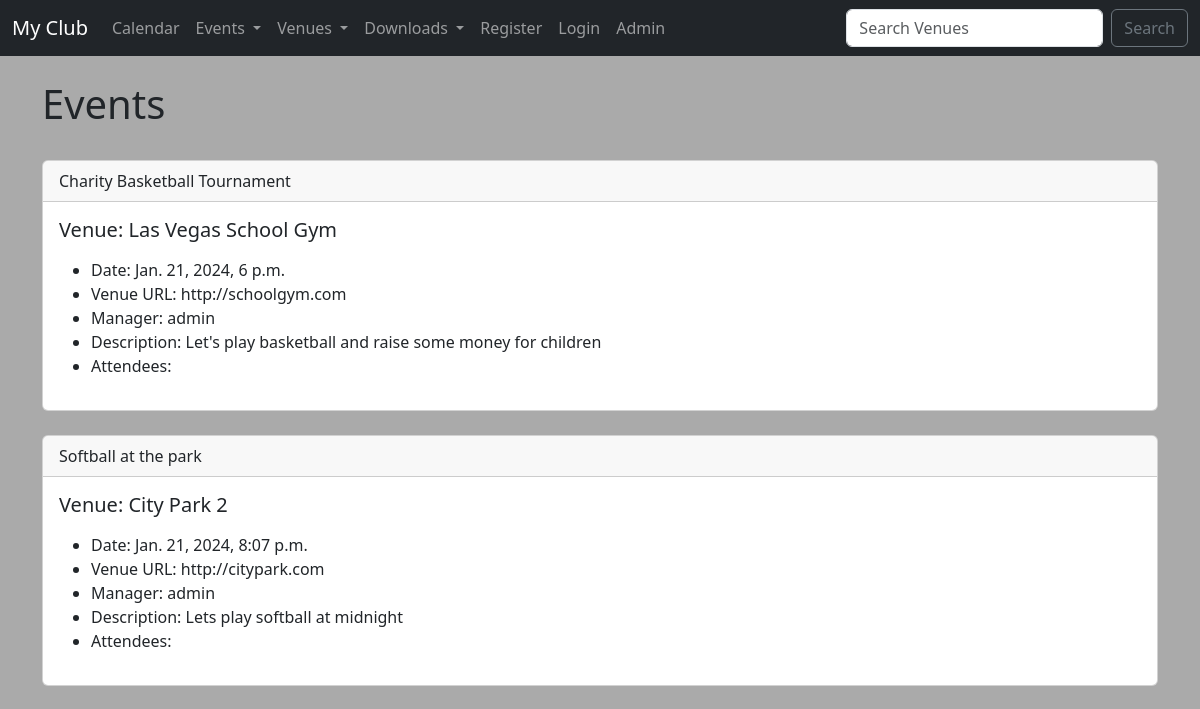
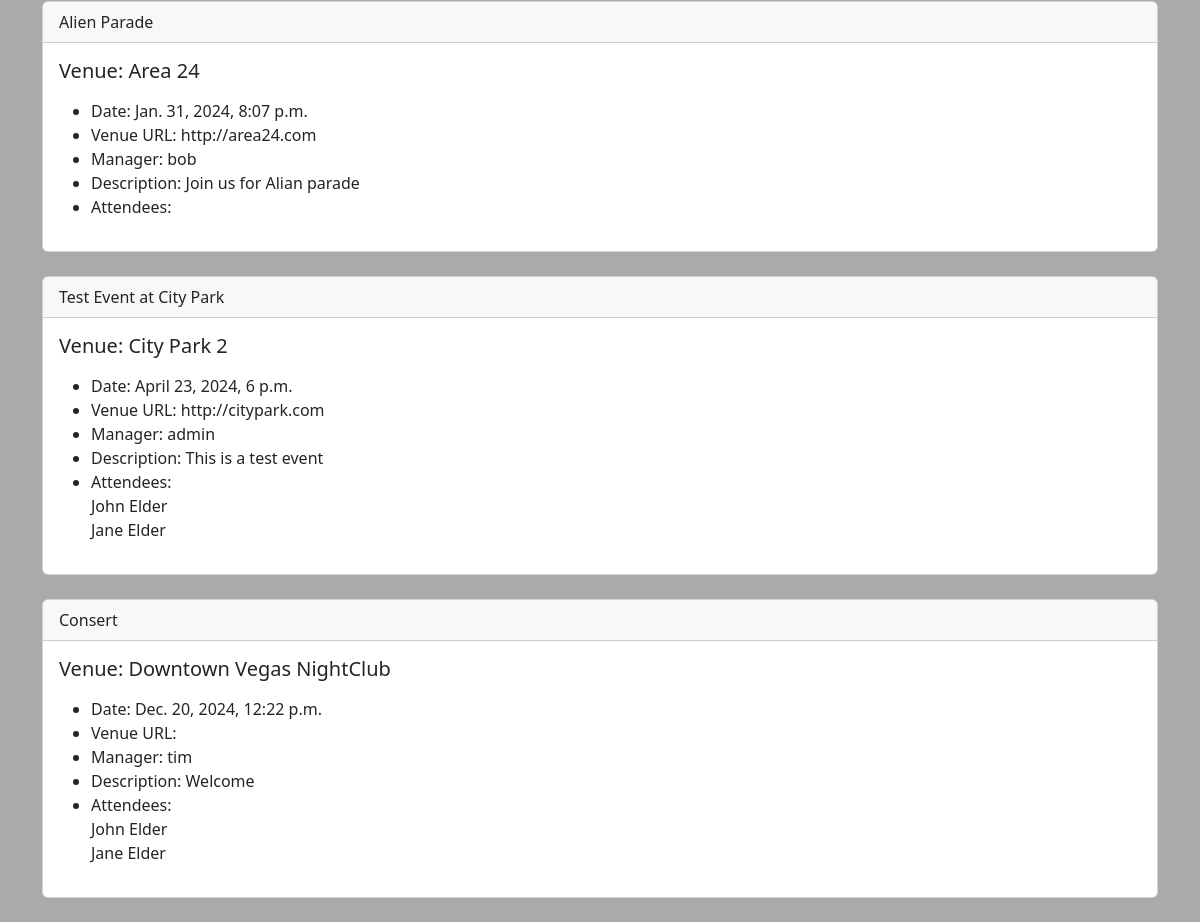
/events/, run on an earlier commit of the app's database (2 pictures, top to bottom).
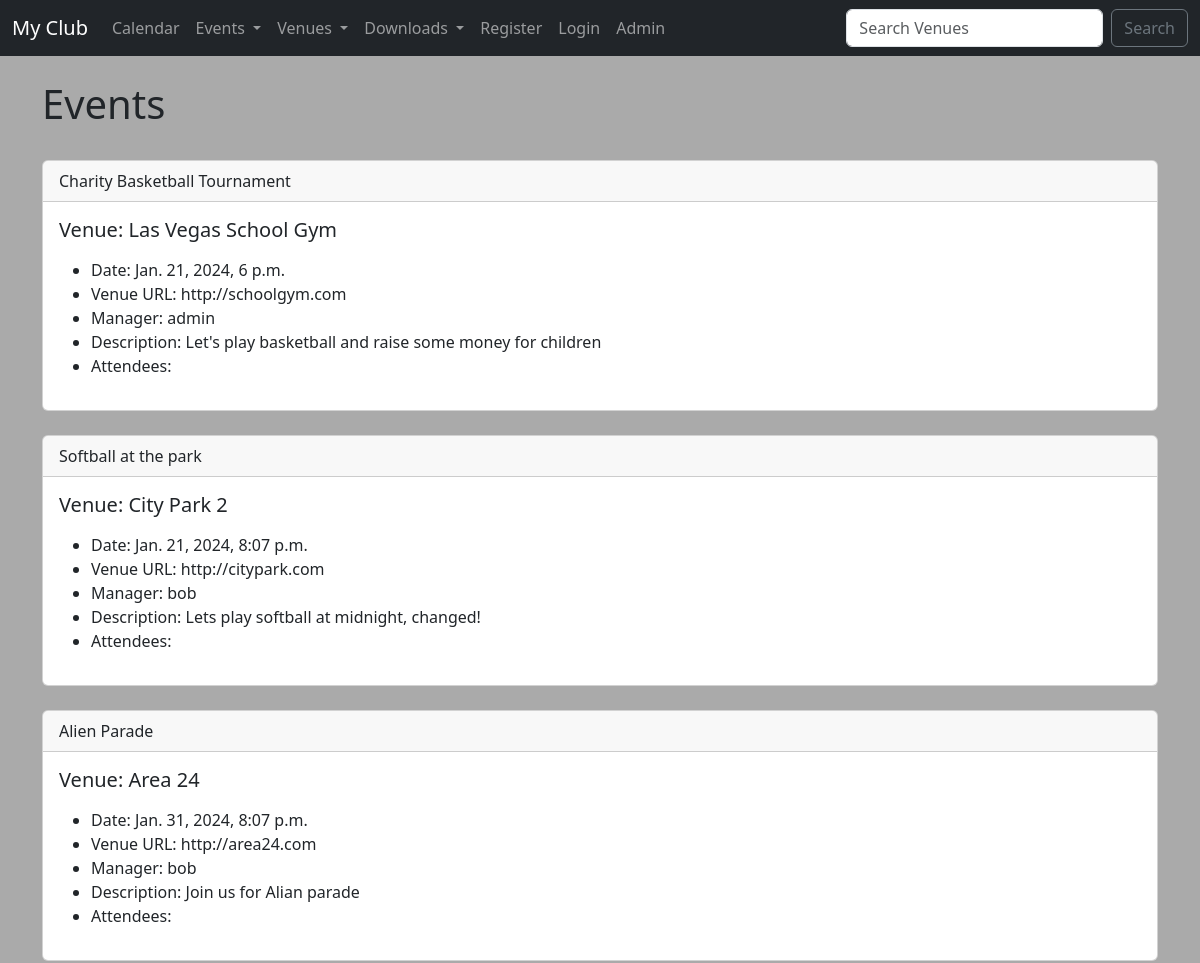
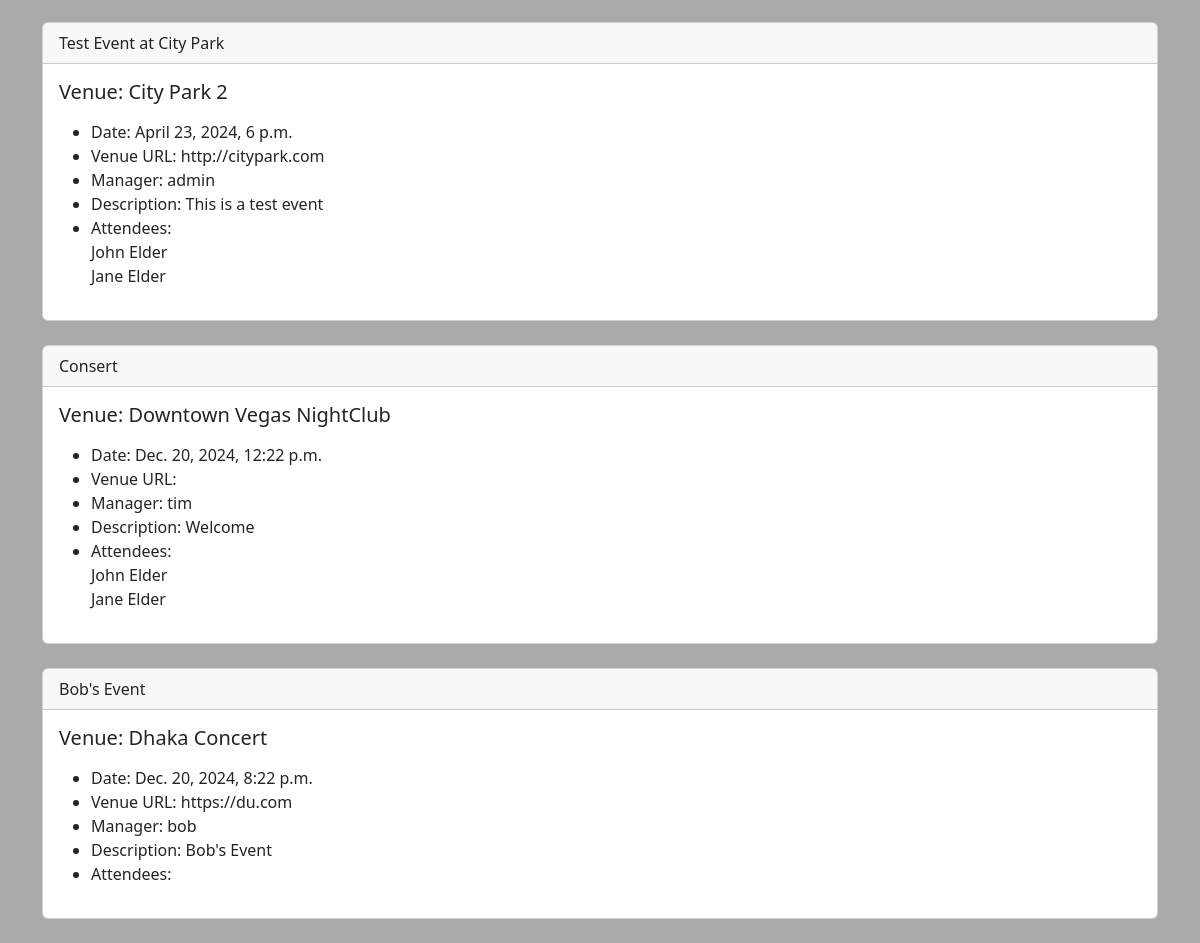
And on a later commit of the database (2 pictures, top to bottom).
### events/models.py (models this page shows)
class Event(models.Model):
    name = models.CharField(max_length=120)
    event_date = models.DateTimeField()
    venue = models.ForeignKey(Venue, blank=True, null=True, on_delete=models.CASCADE)
    manager = models.ForeignKey(User, blank=True, null=True, on_delete=models.SET_NULL)
    description = models.TextField(blank=True)
    attendees = models.ManyToManyField(MyClubUser, blank=True)
    def __str__(self):
        return self.name

class Venue(models.Model):
    name = models.CharField(max_length=120)
    address = models.CharField(max_length=300)
    zip_code = models.CharField(max_length=15)
    phone = models.CharField(max_length=25, blank=True)
    web = models.URLField(blank=True)
    email_address = models.EmailField(blank=True)
    owner = models.IntegerField(blank=False, default=1)
    def __str__(self):
        return self.name

class MyClubUser(models.Model):
    first_name = models.CharField(max_length=30)
    last_name = models.CharField(max_length=30)
    email = models.EmailField()
    def __str__(self):
        return self.first_name + ' ' + self.last_name

### events/views.py (the view)
# urls.py: path('events/', views.all_events, name="list-events"),
def all_events(request):
    event_list = Event.objects.all().order_by('event_date', 'name')
    context = {
        "event_list" : event_list,
    }
    return render(request, 'event_list.html', context)

### events/templates/event_list.html (shortened to what this page needs)
{% extends 'base.html' %}
{% block content %}
<h1>Events</h1>
<br>
{% for event in event_list %}
<div class="card">
    <div class="card-header">
        {{ event }}
    </div>
    <div class="card-body">
      <h5 class="card-title">Venue: {{ event.venue }}</h5>
      <p class="card-text">
        <ul>
            <li>Date: {{ event.event_date }}</li>
            <li>Venue URL: {{ event.venue.web }}</li>
            <li>Manager: {{ event.manager }}</li>
            <li>Description: {{ event.description }}</li>
            <li>Attendees:<br>
                {% for user in event.attendees.all %}
                     {{ user }} <br>
                {% endfor %}
            </li>
        </ul>
      </p>
    </div>
</div>
<br>
{% endfor %}
{% endblock %}

### events/templates/base.html (shortened to what this page needs)
<!DOCTYPE html>
<html lang="en">
<head>
    <link href="https://cdn.jsdelivr.net/npm/bootstrap@5.3.2/dist/css/bootstrap.min.css" rel="stylesheet">
</head>
<body style="background-color: #aaaaaa;">
    {% include 'navbar.html' %}
    <br>
<div class="container">
    {% block content %}
    {% endblock %}
</div>
</body>
</html>

### events/templates/navbar.html (shortened to what this page needs)
<nav class="navbar navbar-expand-lg navbar-dark bg-dark">
    <div class="container-fluid">
      <a class="navbar-brand" href="{% url 'home' %}">My Club</a>
      <div class="collapse navbar-collapse" id="navbarSupportedContent">
        <ul class="navbar-nav me-auto mb-2 mb-lg-0">
          <li class="nav-item">
            <a class="nav-link" href="{% url 'home' '2024' 'March' %}">Calendar</a>
          </li>
          <li class="nav-item dropdown">
            <a class="nav-link dropdown-toggle" href="#" id="navbarDropdown" role="button" data-bs-toggle="dropdown" aria-expanded="false">
              Events
            </a>
          </li>
          <li class="nav-item dropdown">
            <a class="nav-link dropdown-toggle" href="#" id="navbarDropdown" role="button" data-bs-toggle="dropdown" aria-expanded="false">
              Venues
            </a>
          </li>
          <li class="nav-item dropdown">
            <a class="nav-link dropdown-toggle" href="#" id="navbarDropdown" role="button" data-bs-toggle="dropdown" aria-expanded="false">
              Downloads
            </a>
          </li>
          {% if user.is_authenticated %}
          <li class="nav-item">
            <a class="nav-link" href="{% url 'logout' %}">Logout</a>
          </li>
          {% else %}
          <li class="nav-item">
            <a class="nav-link" href="{% url 'register-user' %}">Register</a>
          </li>
            <li class="nav-item">
              <a class="nav-link" href="{% url 'login' %}">Login</a>
            </li>
          {% endif %}
          <li class="nav-item">
            <a class="nav-link" href="/admin">Admin</a>
          </li>
        </ul>
        <form class="d-flex" role="search" method="POST" action="{% url 'search-venues' %}">
          <input class="form-control me-2" type="search" placeholder="Search Venues" aria-label="Search" name="searched">
          <button class="btn btn-outline-secondary" type="submit">Search</button>
        </form>
      </div>
    </div>
  </nav>

What changed in the data, as far as the page shows it:
changed Event "Softball at the park": manager "admin" → "bob"; description "Lets play softball at midnight" → "Lets play softball at midnight, changed!"
added Event: name "Bob's Event", venue "Dhaka Concert", event_date "Dec. 20, 2024, 8:22 p.m.", venue.web "https://du.com", manager "bob", description "Bob's Event"
